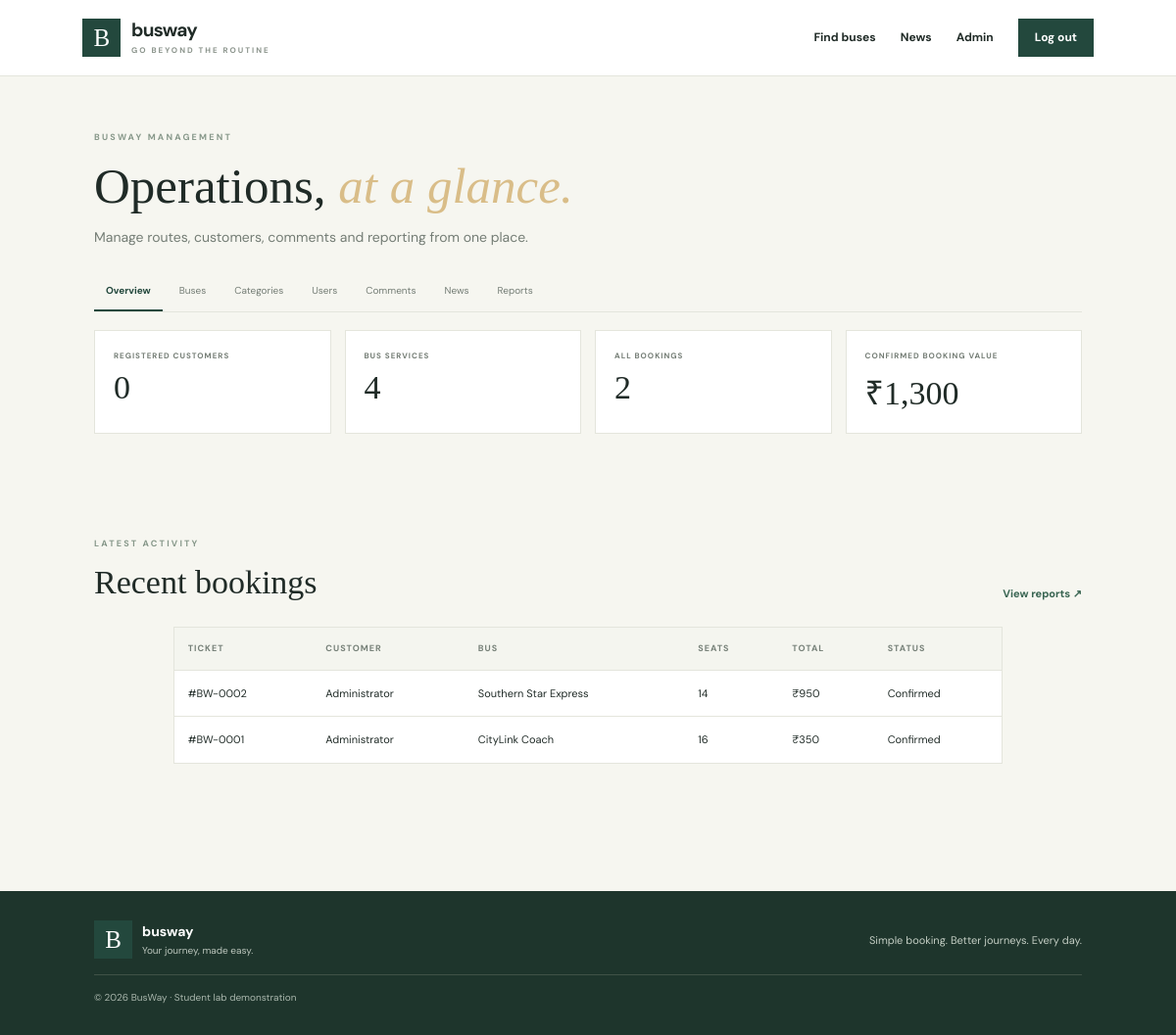
The page /admin (signed in) on the database its author committed.
### tables this page shows
CREATE TABLE bookings(
            id INTEGER PRIMARY KEY AUTOINCREMENT,
            user_id INTEGER NOT NULL REFERENCES users(id),
            bus_id INTEGER NOT NULL REFERENCES buses(id),
            passenger_name TEXT NOT NULL,
            passenger_age INTEGER NOT NULL,
            passenger_phone TEXT NOT NULL,
            seats TEXT NOT NULL,
            total REAL NOT NULL,
            status TEXT NOT NULL DEFAULT 'Confirmed',
            payment_status TEXT NOT NULL DEFAULT 'Demo payment completed',
            created_at TEXT NOT NULL DEFAULT CURRENT_TIMESTAMP
        );

CREATE TABLE users(
            id INTEGER PRIMARY KEY AUTOINCREMENT,
            name TEXT NOT NULL,
            email TEXT NOT NULL UNIQUE,
            password_hash TEXT NOT NULL,
            role TEXT NOT NULL DEFAULT 'customer',
            created_at TEXT NOT NULL DEFAULT CURRENT_TIMESTAMP
        );

CREATE TABLE buses(
            id INTEGER PRIMARY KEY AUTOINCREMENT,
            name TEXT NOT NULL,
            category_id INTEGER NOT NULL REFERENCES categories(id),
            source TEXT NOT NULL,
            destination TEXT NOT NULL,
            departure TEXT NOT NULL,
            arrival TEXT NOT NULL,
            travel_date TEXT NOT NULL,
            price REAL NOT NULL CHECK(price >= 0),
            total_seats INTEGER NOT NULL CHECK(total_seats > 0),
            photo_url TEXT NOT NULL DEFAULT '',
            description TEXT NOT NULL DEFAULT '',
            active INTEGER NOT NULL DEFAULT 1
        );

### BusTicketBookingSystem/app.py (the view)
@app.route("/admin")
@admin_required
def admin_dashboard():
    with db() as con:
        stats = {
            "users": con.execute("SELECT COUNT(*) n FROM users WHERE role='customer'").fetchone()["n"],
            "buses": con.execute("SELECT COUNT(*) n FROM buses").fetchone()["n"],
            "bookings": con.execute("SELECT COUNT(*) n FROM bookings").fetchone()["n"],
            "revenue": con.execute("SELECT COALESCE(SUM(total),0) n FROM bookings WHERE status='Confirmed'").fetchone()["n"],
        }
        recent = con.execute("""SELECT bk.*,u.name AS customer,b.name AS bus_name
                                FROM bookings bk JOIN users u ON u.id=bk.user_id JOIN buses b ON b.id=bk.bus_id
                                ORDER BY bk.created_at DESC LIMIT 8""").fetchall()
    return render_template("admin/dashboard.html", stats=stats, bookings=recent)

### BusTicketBookingSystem/app.py (called while the page is built)
def db():
    con = sqlite3.connect(DB_PATH)
    con.row_factory = sqlite3.Row
    con.execute("PRAGMA foreign_keys=ON")
    return con

def user_now():
    if not session.get("user_id"):
        return None
    with db() as con:
        return con.execute("SELECT id,name,email,role FROM users WHERE id=?", (session["user_id"],)).fetchone()

def admin_required(fn):
    @wraps(fn)
    def wrapper(*args, **kwargs):
        user = user_now()
        if not user or user["role"] != "admin":
            flash("Administrator access is required.", "danger")
            return redirect(url_for("login"))
        return fn(*args, **kwargs)
    return wrapper

@app.context_processor
def inject_globals():
    return {"current_user": user_now(), "today": date.today().isoformat()}

### BusTicketBookingSystem/templates/admin/dashboard.html
{% extends "base.html" %}{% block title %}Admin dashboard{% endblock %}{% block content %}<section class="page-intro admin-intro"><span class="eyebrow">BUSWAY MANAGEMENT</span><h1>Operations, <em>at a glance.</em></h1><p>Manage routes, customers, comments and reporting from one place.</p><div class="admin-nav"><a class="active" href="{{ url_for('admin_dashboard') }}">Overview</a><a href="{{ url_for('admin_buses') }}">Buses</a><a href="{{ url_for('admin_categories') }}">Categories</a><a href="{{ url_for('admin_users') }}">Users</a><a href="{{ url_for('admin_comments') }}">Comments</a><a href="{{ url_for('admin_news') }}">News</a><a href="{{ url_for('admin_reports') }}">Reports</a></div></section><div class="stats-grid"><div class="stat-card"><span>REGISTERED CUSTOMERS</span><strong>{{ stats.users }}</strong></div><div class="stat-card"><span>BUS SERVICES</span><strong>{{ stats.buses }}</strong></div><div class="stat-card"><span>ALL BOOKINGS</span><strong>{{ stats.bookings }}</strong></div><div class="stat-card"><span>CONFIRMED BOOKING VALUE</span><strong>₹{{ "{:,.0f}".format(stats.revenue) }}</strong></div></div><section class="section"><div class="section-head"><div><span class="eyebrow">LATEST ACTIVITY</span><h2>Recent bookings</h2></div><a class="text-link" href="{{ url_for('admin_reports') }}">View reports ↗</a></div><div class="table-wrap"><table><thead><tr><th>Ticket</th><th>Customer</th><th>Bus</th><th>Seats</th><th>Total</th><th>Status</th></tr></thead><tbody>{% for b in bookings %}<tr><td>#BW-{{ "%04d"|format(b.id) }}</td><td>{{ b.customer }}</td><td>{{ b.bus_name }}</td><td>{{ b.seats }}</td><td>₹{{ "{:,.0f}".format(b.total) }}</td><td>{{ b.status }}</td></tr>{% else %}<tr><td colspan="6">No bookings yet.</td></tr>{% endfor %}</tbody></table></div></section>{% endblock %}

### BusTicketBookingSystem/static/style.css (style rules this page uses)
:root { --ink:#202b27;--muted:#747d75;--paper:#f6f6f0;--white:#fff;--green:#23483d;--green2:#386451;--gold:#d8b879;--line:#e4e5dc;--red:#a2473e }
* { box-sizing:border-box }
body { margin:0;background:var(--paper);color:var(--ink);font:14px/1.65 'DM Sans',sans-serif }
a { color:inherit;text-decoration:none }
.eyebrow { display:block;font-size:9px;font-weight:700;letter-spacing:2.2px;color:#87988a;margin-bottom:12px }
.hero h1 em,.auth-copy h1 em,.how h2 em,.page-intro h1 em,.narrow h1 em { color:#d9bd88;font-weight:500 }
.section { padding:105px 8% 70px }
.section-head { display:flex;align-items:end;justify-content:space-between;gap:20px;margin-bottom:25px }
.section-head h2,.how h2 { font:500 34px/1.2 'Playfair Display',serif;margin:0 }
.text-link { font-size:11px;color:var(--green2);font-weight:700 }
.page-intro { padding:55px 8% 28px }
.page-intro h1,.narrow h1 { font:500 clamp(36px,4.5vw,51px)/1.2 'Playfair Display',serif;margin:0 0 10px }
.page-intro p,.narrow>p { color:var(--muted);margin:0 }
.table-wrap { margin:0 8% 60px;overflow-x:auto;background:white;border:1px solid var(--line) }
table { width:100%;border-collapse:collapse;text-align:left;font-size:11px;min-width:800px }
th { font-size:9px;letter-spacing:1px;text-transform:uppercase;color:#768078;background:#f4f5ef }
td,th { padding:14px;border-bottom:1px solid var(--line);vertical-align:middle }
tbody tr:last-child td { border-bottom:0 }
.admin-intro { padding-bottom:18px }
.admin-nav { display:flex;gap:5px;flex-wrap:wrap;border-bottom:1px solid var(--line);margin-top:25px }
.admin-nav a { font-size:10px;padding:10px 12px;color:var(--muted);border-bottom:2px solid transparent }
.admin-nav a.active { border-color:var(--green);color:var(--green);font-weight:700 }
.stats-grid { padding:0 8%;display:grid;grid-template-columns:repeat(4,1fr);gap:14px }
.stat-card { background:white;border:1px solid var(--line);padding:19px;min-width:0 }
.stat-card span { display:block;font-size:8px;letter-spacing:1px;color:var(--muted);font-weight:700 }
.stat-card strong { font:500 clamp(23px,3vw,34px) 'Playfair Display',serif;display:block;margin-top:7px;overflow-wrap:anywhere }

### rows shown on the page
bookings: id "0002", customer "Administrator", bus_name "Southern Star Express", seats "14", total "950", status "Confirmed"
bookings: id "0001", customer "Administrator", bus_name "CityLink Coach", seats "16", total "350", status "Confirmed"

### other values the page prints
{{ stats.users }} "0"
{{ stats.buses }} "4"
{{ stats.bookings }} "2"
{{ "{:,.0f}".format(stats.revenue) }} "1,300"
